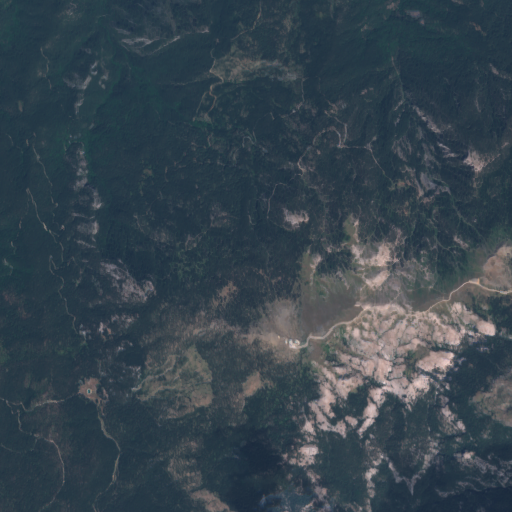
#> input picture data/raw/deforestation_dataset/test/canakkale_kazdaglari/2015.png, 512 x 512 px
$ python -i labeling.py   (imports and definitions only)
#> lines starting #> are read from the running program, lines starting #| are printed output that depends on the picture; after the words box and inside, x2 and y2 are one past the last pixel; in counts of white or black regions, pixels touching at a corner belong together
"""
GeoMorphosis - Otomatik Etiketleme Araci
NDVI/NDWI gorsellerindeki renk kurallarini kullanarak YOLO etiketleri uretir.

Kullanim:
    python labeling.py --dataset deforestation
    python labeling.py --dataset pollution
    python labeling.py --dataset all
    python labeling.py visualize --dataset pollution --region izmit_korfezi --years 2015 2025
    python labeling.py visualize --dataset deforestation --region bursa_uludag --years 2020 2025 --save
"""

import cv2
import numpy as np
import shutil
import sys
import argparse
from pathlib import Path

import matplotlib.pyplot as plt
import matplotlib.patches as mpatches

PROJECT_ROOT = Path(__file__).resolve().parent.parent.parent
DATA_RAW = PROJECT_ROOT / "data" / "raw"
DATA_YOLO = PROJECT_ROOT / "data" / "yolo"

CLASS_NAMES = {
    "deforestation": ["deforestation"],
    "pollution": ["pollution"],
}

NDVI_RED_RANGE = [(0, 25), (160, 180)]
NDVI_YELLOW_RANGE = (25, 45)

NDWI_CLEAN_RANGE = (85, 95)
NDWI_POLLUTED_RANGE = (100, 125)


def ndvi_to_yolo_labels(ndvi_img_path, min_area_pixels=300):
    """NDVI gorselindeki dusuk NDVI (kirmizi/sari) alanlarini tespit eder."""
#> called with min_area_pixels = 300
    img = cv2.imread(str(ndvi_img_path))
#> img is the input picture: shape (512, 512, 3); mean B, G, R 78.3, 69, 56
    if img is None:
        print(f"  Gorsel okunamadi: {ndvi_img_path}")
        return []

    img_h, img_w, _ = img.shape
#> img_h = 512; img_w = 512
    hsv = cv2.cvtColor(img, cv2.COLOR_BGR2HSV)
#> hsv: shape (512, 512, 3); mean H, S, V 97.7, 85.5, 79.5
    hue = hsv[:, :, 0]
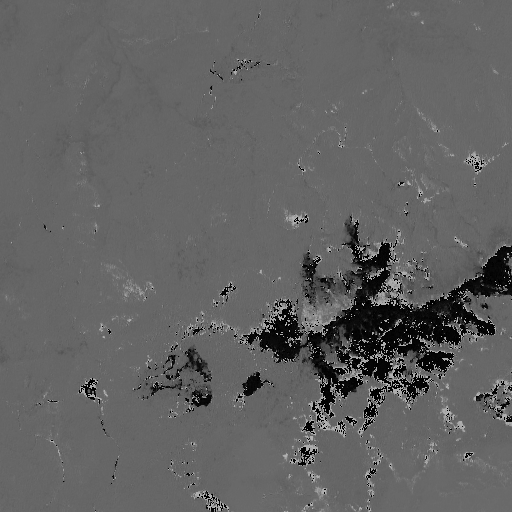
#> hue: shape (512, 512); min 0, max 179, mean 97.7
    sat = hsv[:, :, 1]
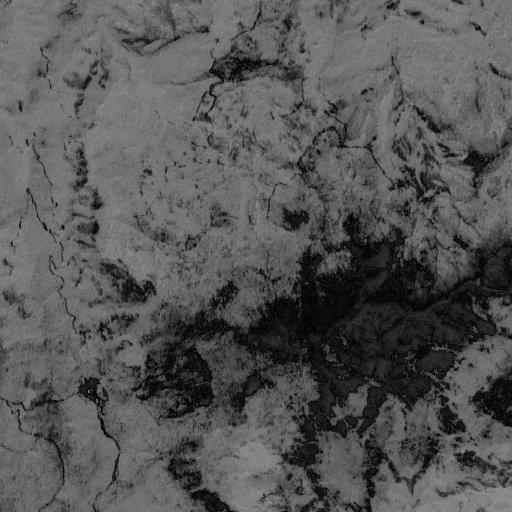
#> sat: shape (512, 512); min 0, max 148, mean 85.5

    mask_red1 = cv2.inRange(hsv, np.array([0, 50, 50]), np.array([25, 255, 255]))
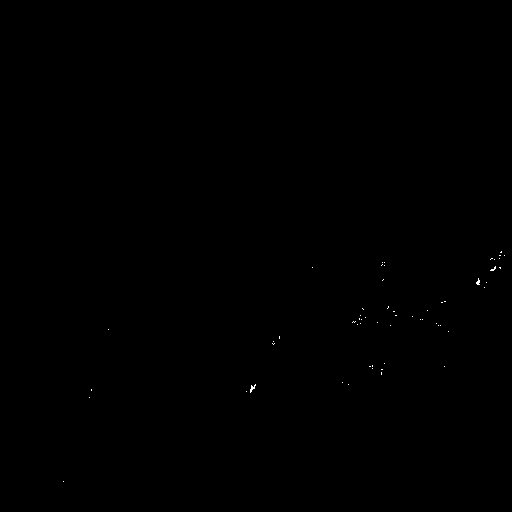
#> mask_red1: shape (512, 512); 0.05% white in thin lines or dots, all inside (x1, y1, x2, y2) = (63, 251, 505, 482)
    mask_red2 = cv2.inRange(hsv, np.array([160, 50, 50]), np.array([180, 255, 255]))
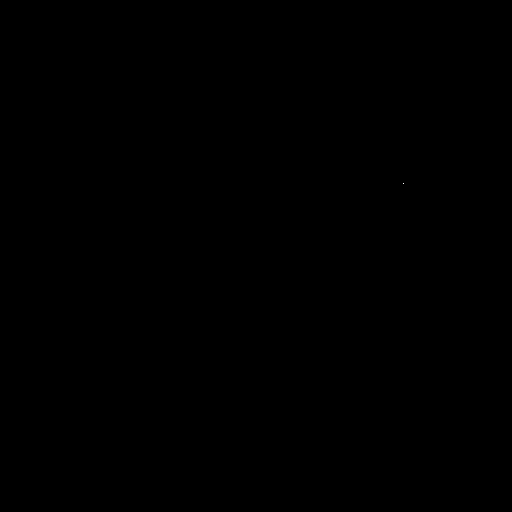
#> mask_red2: shape (512, 512); 0% white in thin lines or dots, all inside (x1, y1, x2, y2) = (403, 183, 404, 184)
    mask_red = cv2.bitwise_or(mask_red1, mask_red2)
#> mask_red: shape (512, 512); 0.05% white in thin lines or dots, all inside (x1, y1, x2, y2) = (63, 183, 505, 482)
    mask_yellow = cv2.inRange(hsv, np.array([25, 50, 50]), np.array([45, 255, 255]))
#> mask_yellow: shape (512, 512); every value is 0
    mask = cv2.bitwise_or(mask_red, mask_yellow)

    kernel = np.ones((5, 5), np.uint8)
    mask = cv2.morphologyEx(mask, cv2.MORPH_OPEN, kernel)
    mask = cv2.morphologyEx(mask, cv2.MORPH_CLOSE, kernel)

    contours, _ = cv2.findContours(mask, cv2.RETR_EXTERNAL, cv2.CHAIN_APPROX_SIMPLE)
#> contours = []

    labels = []
    for cnt in contours:
        area = cv2.contourArea(cnt)
        if area < min_area_pixels:
            continue

        x, y, w, h = cv2.boundingRect(cnt)
        x_center = (x + w / 2.0) / img_w
        y_center = (y + h / 2.0) / img_h
        norm_w = w / img_w
        norm_h = h / img_h

        labels.append(f"0 {x_center:.6f} {y_center:.6f} {norm_w:.6f} {norm_h:.6f}")
#> this loop made 0 passes
#> after the loop, labels = []

    return labels


# [43 lines left out: functions ndwi_to_yolo_labels, get_label_function, not called in this run]


def get_source_dir(dataset):
    return DATA_RAW / f"{dataset}_dataset"


# [170 lines left out: functions build_yolo_dataset, find_image_files, visualize_labels, main, not called in this run]


# [2 lines not run here, left out]

>>> result = ndvi_to_yolo_labels('../../data/raw/deforestation_dataset/test/canakkale_kazdaglari/2015.png')
#> result = []

$ run again, on data/raw/deforestation_dataset/train/bursa_uludag/2020.png
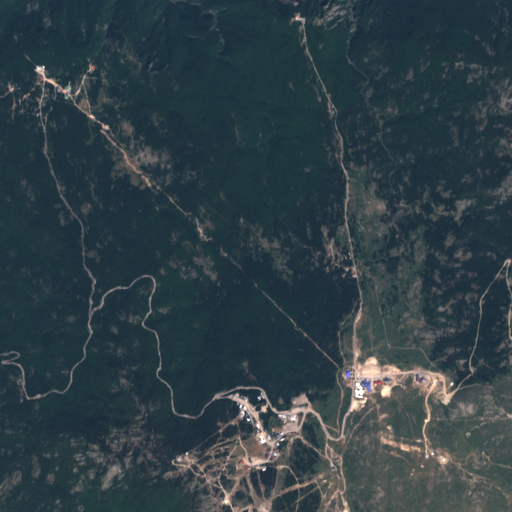
#> input picture data/raw/deforestation_dataset/train/bursa_uludag/2020.png, 512 x 512 px
#> in ndvi_to_yolo_labels, img is the input picture: shape (512, 512, 3); mean B, G, R 70, 63.7, 48.8
#> hsv: shape (512, 512, 3); mean H, S, V 92.3, 94.4, 71.7
#> in ndvi_to_yolo_labels, `mask_red1 = cv2.inRange(hsv, np.array([0, 50, 50]), np.array([25, 255,..`:
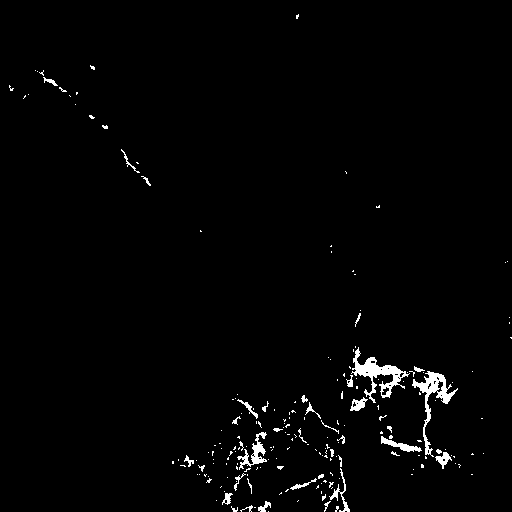
#> mask_red1: shape (512, 512); 1.7% white; 198 white regions (161 under 20 px), largest, box (x1, y1, x2, y2) and area: (351, 347, 410, 403) 921, (412, 371, 458, 457) 799, (237, 432, 267, 470) 368
#> mask_red2: shape (512, 512); 0.04% white in thin lines or dots, all inside (x1, y1, x2, y2) = (37, 65, 421, 469)
#> mask_red: shape (512, 512); 1.8% white; 202 white regions (165 under 20 px), largest, box (x1, y1, x2, y2) and area: (351, 347, 410, 403) 954, (412, 371, 458, 457) 808, (237, 432, 267, 472) 398
#> mask_yellow: shape (512, 512); 0% white in thin lines or dots, all inside (x1, y1, x2, y2) = (383, 391, 386, 394)
#> in ndvi_to_yolo_labels, `mask = cv2.morphologyEx(mask, cv2.MORPH_OPEN, kernel)`:
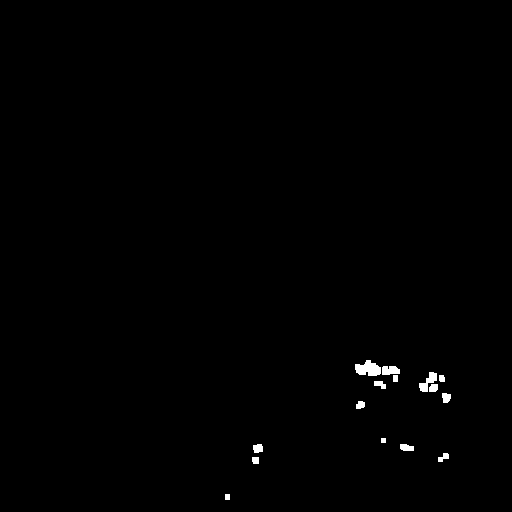
#> mask: shape (512, 512); 0.48% white; 15 white regions, largest, box (x1, y1, x2, y2) and area: (355, 360, 381, 376) 291, (419, 372, 437, 392) 169, (382, 366, 400, 375) 139
#> contours = 10 contours, 1 with area under 20; largest, box (x1, y1, x2, y2) and area: (355, 360, 400, 382) 440, (419, 372, 445, 392) 277, (252, 444, 263, 464) 116, (400, 444, 414, 451) 64, (442, 393, 451, 403) 58
#> the loop in ndvi_to_yolo_labels, `for cnt in contours:` made 10 passes
#> area on passes 2, 3, 4, 6, 7, 8, 9: 42.5, 64, 116, 45, 58.5, 48, 277
#> after the loop in ndvi_to_yolo_labels, `for cnt in contours:`: labels = ['0 0.737305 0.724609 0.087891 0.042969']

$ run again, on data/raw/deforestation_dataset/train/istanbul_kuzey/2015.png
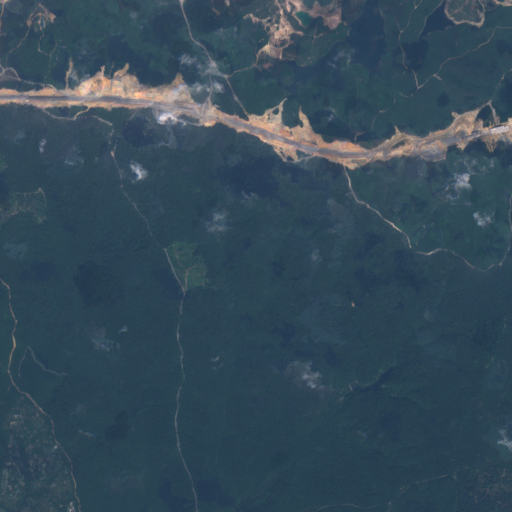
#> input picture data/raw/deforestation_dataset/train/istanbul_kuzey/2015.png, 512 x 512 px
#> in ndvi_to_yolo_labels, img is the input picture: shape (512, 512, 3); mean B, G, R 89.2, 74.7, 53.6
#> hsv: shape (512, 512, 3); mean H, S, V 99.8, 111.1, 90.4
#> in ndvi_to_yolo_labels, `mask_red1 = cv2.inRange(hsv, np.array([0, 50, 50]), np.array([25, 255,..`:
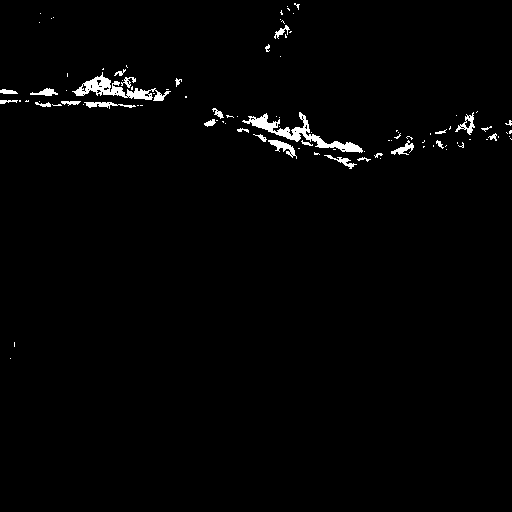
#> mask_red1: shape (512, 512); 1.5% white; 99 white regions (71 under 20 px), largest, box (x1, y1, x2, y2) and area: (242, 112, 363, 153) 1049, (72, 72, 171, 101) 874, (268, 140, 297, 159) 199
#> mask_red2: shape (512, 512); 0.01% white in thin lines or dots, all inside (x1, y1, x2, y2) = (37, 15, 360, 150)
#> mask_red: shape (512, 512); 1.5% white; 101 white regions (73 under 20 px), largest, box (x1, y1, x2, y2) and area: (242, 112, 363, 153) 1059, (72, 72, 171, 101) 876, (268, 140, 297, 159) 199
#> mask_yellow: shape (512, 512); 0% white in thin lines or dots, all inside (x1, y1, x2, y2) = (82, 83, 473, 128)
#> in ndvi_to_yolo_labels, `mask = cv2.morphologyEx(mask, cv2.MORPH_OPEN, kernel)`:
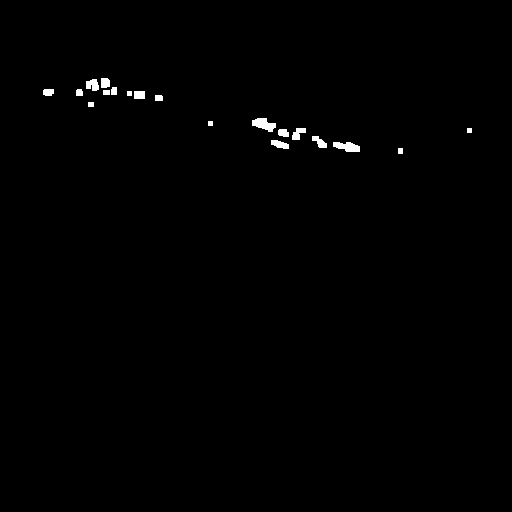
#> mask: shape (512, 512); 0.56% white; 19 white regions, largest, box (x1, y1, x2, y2) and area: (252, 118, 276, 132) 208, (333, 142, 360, 152) 193, (86, 79, 99, 91) 119
#> contours = 14 contours, 2 with area under 20; largest, box (x1, y1, x2, y2) and area: (86, 78, 117, 95) 306, (252, 118, 276, 132) 178, (333, 142, 360, 152) 164, (278, 128, 306, 140) 162, (127, 91, 145, 99) 98
#> the loop in ndvi_to_yolo_labels, `for cnt in contours:` made 14 passes
#> area on passes 2, 3, 4, 6, 8, 10, 11, 12: 164, 88, 80, 162, 178, 34.5, 98.5, 35.5
#> after the loop in ndvi_to_yolo_labels, `for cnt in contours:`: labels = ['0 0.198242 0.168945 0.060547 0.033203']
